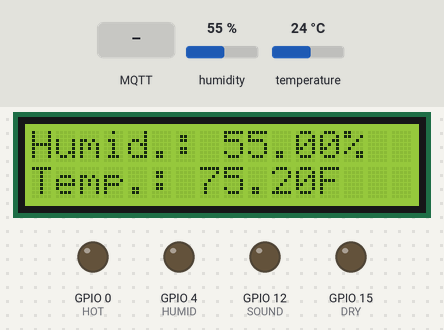
This sketch was run on a simulated ESP32. On the bench: 16×2 character LCD, output pins drawn as LEDs (lit = HIGH). Inputs (shaded band) come from the test bench; at power-on: humidity 55 %, temperature 24 °C. WiFi joins after 1.5 s; servers stay silent unless stated; no MQTT or app messages arrive unless stated; what the sketch prints to the serial monitor is not drawn.

Above: at 3.3 s.
3.4 s: MQTT message "1" arrives on the first subscribed topic
At 4.7 s:
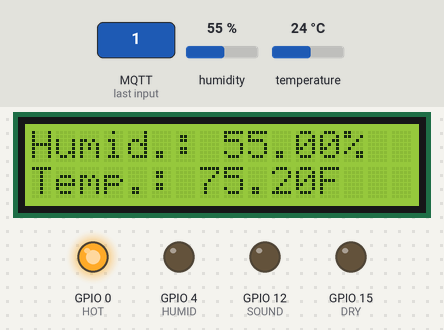
5.7 s: MQTT message "1" arrives on the third subscribed topic
At 7.4 s:
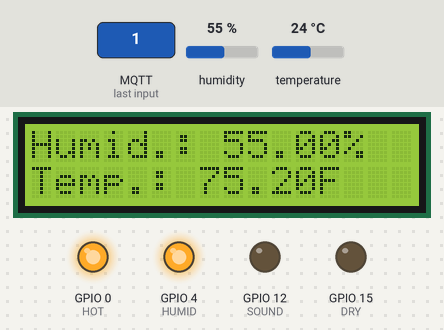
7.7 s: MQTT message "0" arrives on the first subscribed topic
At 9.0 s:
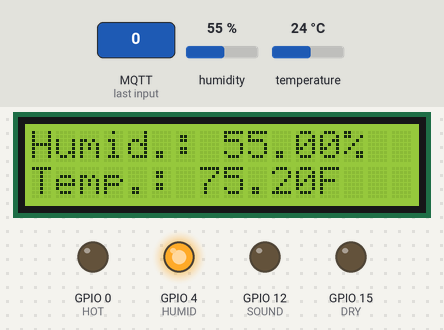
9.8 s: humidity set to 22 %
At 11.6 s:
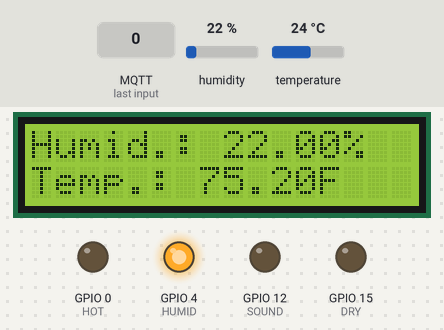
11.9 s: temperature set to 12 °C
At 13.2 s:
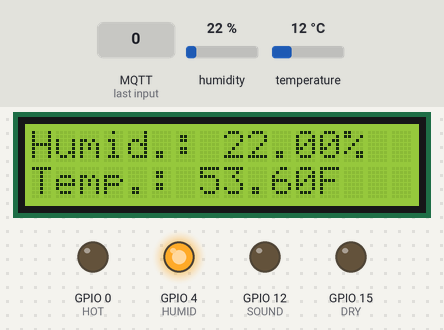
14.0 s: humidity set to 40 %
At 16.0 s:
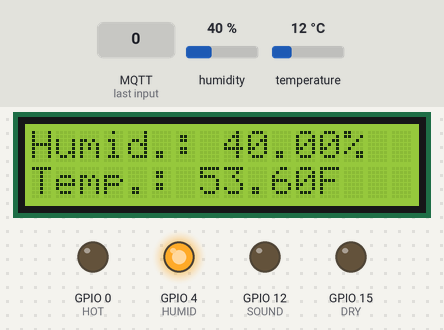
Timing chart, 0 to 17.1 s (numbered marks = the images above; inputs shaded):
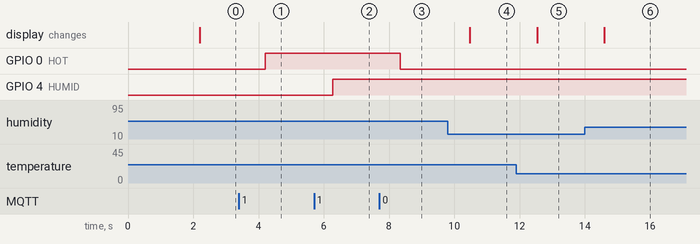

The sketch:

assignment_2.ino
```cpp
#include <DHT.h>
#include <DHT_U.h>
#include <WiFi.h>
#include <PubSubClient.h>
#include <LiquidCrystal_I2C.h>

// WiFi & MQTT setup
const char *ssid = "Luciano 2.4Ghz"; // Enter your WiFi name
const char *password = "1000162519";  // Enter WiFi password
const char *mqtt_broker = "192.168.4.61";
const int mqtt_port = 1883;
void callback(char *topic, byte *payload, unsigned int length);
WiFiClient espClient;
PubSubClient client(espClient);

// LCD setup
LiquidCrystal_I2C lcd(0x27, 16, 2);

// topics
const char *humidity = "sensor/humidity";
const char *temperature = "sensor/temperature";
const char *heat = "controller/heat";
const char *freeze = "controller/freeze";
const char *humidify = "controller/humidify";
const char *dry = "controller/dry";
const char *sound = "controller/sound";

// pins
#define SENSOR 13
#define HOT 0
#define COLD 2
#define HUMID 4
#define DRY 15
#define SOUND 12

// sensor setup
DHT dht = DHT(SENSOR, DHT11);

void setup() {
  Serial.begin(115200);
//  connect to wifi
  WiFi.begin(ssid, password);
  while (WiFi.status() != WL_CONNECTED) {
     Serial.println("Connecting to wifi");
     delay(1000);
  }
  Serial.println("Connected to wifi");
//   connect to broker
  client.setServer(mqtt_broker, mqtt_port);
  client.setCallback(callback);
  while (!client.connected()) {
     String client_id = "esp32-client-";
     client_id += String(WiFi.macAddress());
     Serial.printf("The client %s connects to the public mqtt broker\n", client_id.c_str());
     if (client.connect(client_id.c_str())) {
         Serial.println("Public emqx mqtt broker connected");
     } else {
         Serial.print("failed with state ");
         Serial.print(client.state());
         delay(2000);
     }
  }
  client.subscribe(heat);
  client.subscribe(freeze);
  client.subscribe(humidify);
  client.subscribe(dry);
  client.subscribe(sound);

//  setup lights
  pinMode(HOT, OUTPUT);
  pinMode(COLD, OUTPUT);
  pinMode(HUMID, OUTPUT);
  pinMode(DRY, OUTPUT);
  pinMode(SOUND, OUTPUT);
  digitalWrite(HOT, LOW);
  digitalWrite(COLD, LOW);
  digitalWrite(HUMID, LOW);
  digitalWrite(DRY, LOW);
  digitalWrite(SOUND, LOW);

//  setup lcd
  lcd.init();                // initialize the lcd
  lcd.backlight();           // Turn on backlight
  lcd.print("Waiting for input...");// Print a message to the LCD

//  setup dht
  dht.begin();
}

void callback(char *topic, byte *payload, unsigned int length) {
   Serial.print("Message arrived in topic: ");
   Serial.println(topic);
   Serial.print("Message:");
   for (int i = 0; i < length; i++) {
       Serial.print((char) payload[i]);
   }
   Serial.println();
   Serial.println("-----------------------");

  if(strcmp(topic,heat) == 0) {
    if ((char) payload[0] == '0') {
      digitalWrite(HOT, LOW);
    }
    if ((char) payload[0] == '1') {
      digitalWrite(HOT, HIGH);
    }
  }
  if(strcmp(topic,freeze) == 0) {
    if ((char) payload[0] == '0') {
      digitalWrite(COLD, LOW);
    }
    if ((char) payload[0] == '1') {
      digitalWrite(COLD, HIGH);
    }
  }
  if(strcmp(topic,humidify) == 0) {
    if ((char) payload[0] == '0') {
      digitalWrite(HUMID, LOW);
    }
    if ((char) payload[0] == '1') {
      digitalWrite(HUMID, HIGH);
    }
  }
  if(strcmp(topic,dry) == 0) {
    if ((char) payload[0] == '0') {
      digitalWrite(DRY, LOW);
    }
    if ((char) payload[0] == '1') {
      digitalWrite(DRY, HIGH);
    }
  }
  if(strcmp(topic,sound) == 0) {
    if ((char) payload[0] == '0') {
      digitalWrite(SOUND, LOW);
    }
    if ((char) payload[0] == '1') {
      digitalWrite(SOUND, HIGH);
    }
  }
}

void loop() {
  client.loop();
//  print sensor data to lcd
  float h = dht.readHumidity();
  if (!isnan(h)) {
    lcd.setCursor(0,0);
    lcd.print("Humid.: ");
    lcd.print(h);
    lcd.print("%");
    Serial.print("Humid.: ");
    Serial.print(h);
    Serial.print("% | ");
    lcd.print("        ");
    char hString[6];
    dtostrf(h,2,2,hString);
    char msg[7];
    sprintf(msg,"%s%s","H",hString);
    client.publish(humidity, msg);
  }
  float t = dht.readTemperature(true);
  if (!isnan(t)) {
    lcd.setCursor(0,1);
    lcd.print("Temp.: ");
    lcd.print(t);
    lcd.print("F");
    Serial.print("Temp.: ");
    Serial.print(t);
    Serial.println("F");
    lcd.print("        ");
    char tString[6];
    dtostrf(t,2,2,tString);
    char msg[7];
    sprintf(msg,"%s%s","T",tString);
    client.publish(temperature, msg);
  }
//  check connection status
  while (!client.connected()) {
    Serial.println("Client disconnected... reconnecting");
    client.connect(String(WiFi.macAddress()).c_str());
  }
//  print state
  Serial.print("Client State: ");
  Serial.println(client.state());
  delay(2000);
}
```

Measured:
- after the input at 3.4 s, GPIO 0 (HOT): LOW → HIGH after 0.81 s
- after the input at 5.7 s, GPIO 4 (HUMID): LOW → HIGH after 0.57 s
- after the input at 7.7 s, GPIO 0 (HOT): HIGH → LOW after 0.64 s
- after the input at 9.8 s, the display: changes after 0.67 s (image 4)
- after the input at 11.9 s, the display: changes after 0.63 s (image 5)
- after the input at 14.0 s, the display: changes after 0.60 s (image 6)
